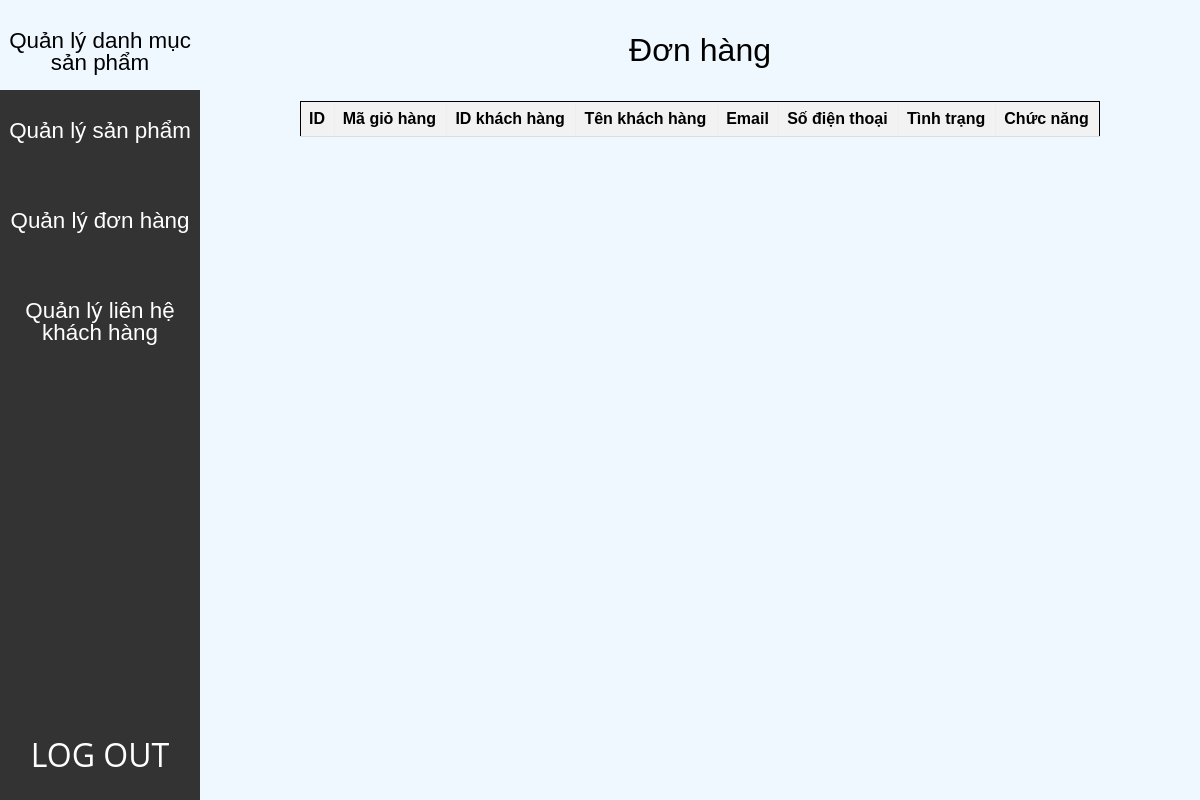
/admin/index.php?action=quanlydonhang&query=lietke, run on an earlier commit of the app's database.
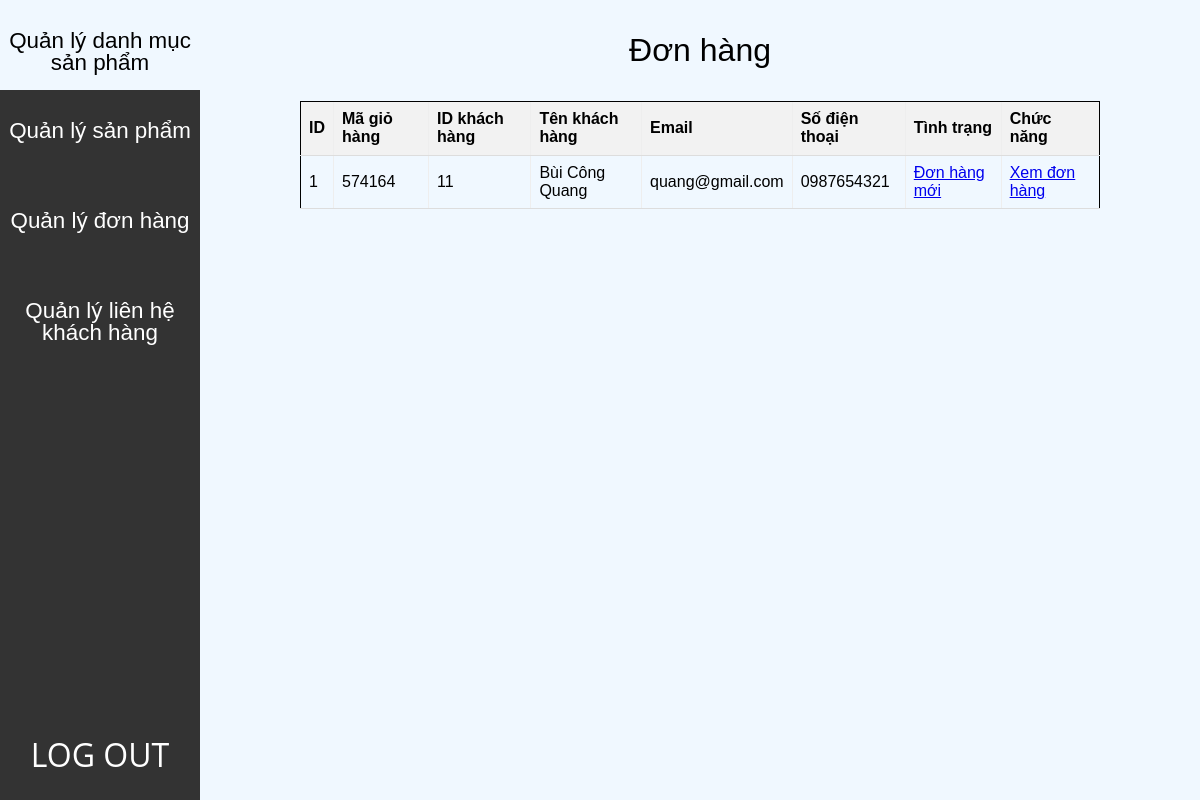
And on a later commit of the database.
### tables this page shows
CREATE TABLE `giohang` (
  `id` int(11) NOT NULL,
  `idkhachhang` int(11) NOT NULL,
  `madonhang` varchar(10) NOT NULL,
  `trangthai` int(11) NOT NULL
);

CREATE TABLE `dangky` (
  `id` int(11) NOT NULL,
  `tenkhachhang` varchar(100) NOT NULL,
  `email` varchar(100) NOT NULL,
  `sodienthoai` varchar(20) NOT NULL,
  `diachi` varchar(200) NOT NULL,
  `matkhau` varchar(50) NOT NULL
);

### admin/models/quanlydonhang/lietke.php (the view)
<p class="title">Đơn hàng</p>
<?php
    $sql = "select * from giohang,dangky where giohang.idkhachhang=dangky.id order by giohang.id DESC";
    $query = mysqli_query($connect,$sql);
?>
<div class="table-container">
    <table class="table-controllers" border = "1">
        <form action="models/quanlydanhmuc/xuly.php" method="POST">
            <tr>
                <th>ID</th>
                <th>Mã giỏ hàng</th>
                <th>ID khách hàng</th>
                <th>Tên khách hàng</th>
                <th>Email</th>
                <th>Số điện thoại</th>
                <th>Tình trạng</th>
                <th>Chức năng</th>
            </tr>
            <?php
            $i = 0;
            while($row = mysqli_fetch_array($query)){
                $i++;
            ?>
                <tr>
                    <td><?php echo $i?></td>
                    <td><?php echo $row['madonhang']?></td>
                    <td><?php echo $row['idkhachhang']?></td>
                    <td><?php echo $row['tenkhachhang']?></td>
                    <td><?php echo $row['email']?></td>
                    <td><?php echo $row['sodienthoai']?></td>
                    <td>
                        <?php
                            if($row['trangthai']==1){
                                echo '<a href="models/quanlydonhang/xuly.php?code='.$row['madonhang'].'">Đơn hàng mới</a>';
                            }else{
                                echo 'Đã thanh toán';
                            }
                        ?>
                    </td>
                    <td>
                        <a href="?action=donhang&query=xemdonhang&code=<?php echo $row['madonhang']?>">Xem đơn hàng</a>
                    </td>
                </tr>
            <?php
            }
            ?>
        </form>
    </table>
</div>

What changed in the data, as far as the page shows it:
added giohang: madonhang "574164", idkhachhang "11", idkhachhang.tenkhachhang "Bùi Công Quang", idkhachhang.email "quang@gmail.com", idkhachhang.sodienthoai "0987654321"
